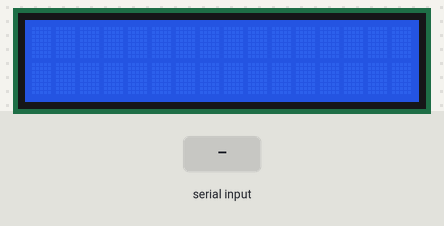
This sketch was run on a simulated Arduino Uno, built with avr-gcc and run on an emulated ATmega328P. On the bench: 16×2 character LCD. The inputs (shaded band) are chosen by the test bench. What the sketch prints to the serial monitor is not drawn.

Above: at 1.2 s.
1.3 s: "1\n" received over Serial
At 2.3 s:
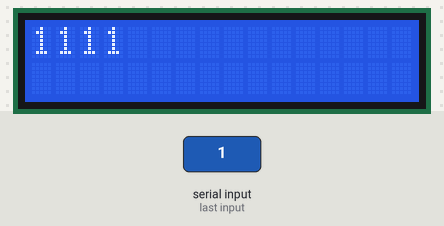
2.8 s: "0\n" received over Serial
At 3.4 s:
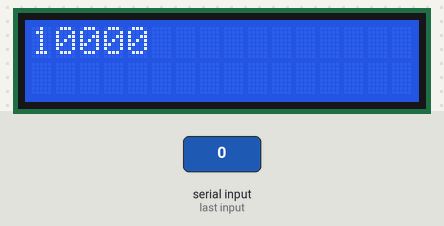
4.3 s: "2\n" received over Serial
At 4.6 s:
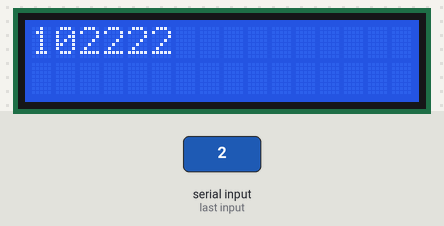
Timing chart, 0 to 7.3 s (numbered marks = the images above; inputs shaded):
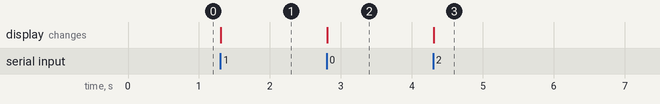

Measured:
- after the input at 1.3 s, the display: changes at once (image 1)
- after the input at 2.8 s, the display: changes at once (image 2)
- after the input at 4.3 s, the display: changes at once (image 3)

The sketch:

Seral2lcd.ino
```cpp
String inputString = "";
unsigned int x = 0;
unsigned int y = 0;


#include <LCD_I2C.h>

LCD_I2C lcd(0x27, 16, 2); // Default address of most PCF8574 modules, change according

void setup()
{
  inputString.reserve(16);
  Serial.begin(9600);
    lcd.begin(); // If you are using more I2C devices using the Wire library use lcd.begin(false)
                 // this stop the library(LCD_I2C) from calling Wire.begin()
    lcd.backlight();
lcd.print("     Hello");
lcd.setCursor(5, 1);
lcd.print("World!");
lcd.clear();
}
void loop()
{
 while (Serial.available()) {
    // get the new byte:
    char inChar = (char)Serial.read();
    // add it to the inputString:
    inputString += inChar;
    // if the incoming character is a newline, set a flag so the main loop can
    // do something about it:
    if (inChar != '\n') {
     inputString += inChar;
     lcd.print(inputString);
    }
    else {
      Serial.println(inputString);
      lcd.print(inputString);
      if(x < 16) x++;
      else x = 0;
      lcd.setCursor(x, y);
      inputString = "";
    }
  }
}
```
